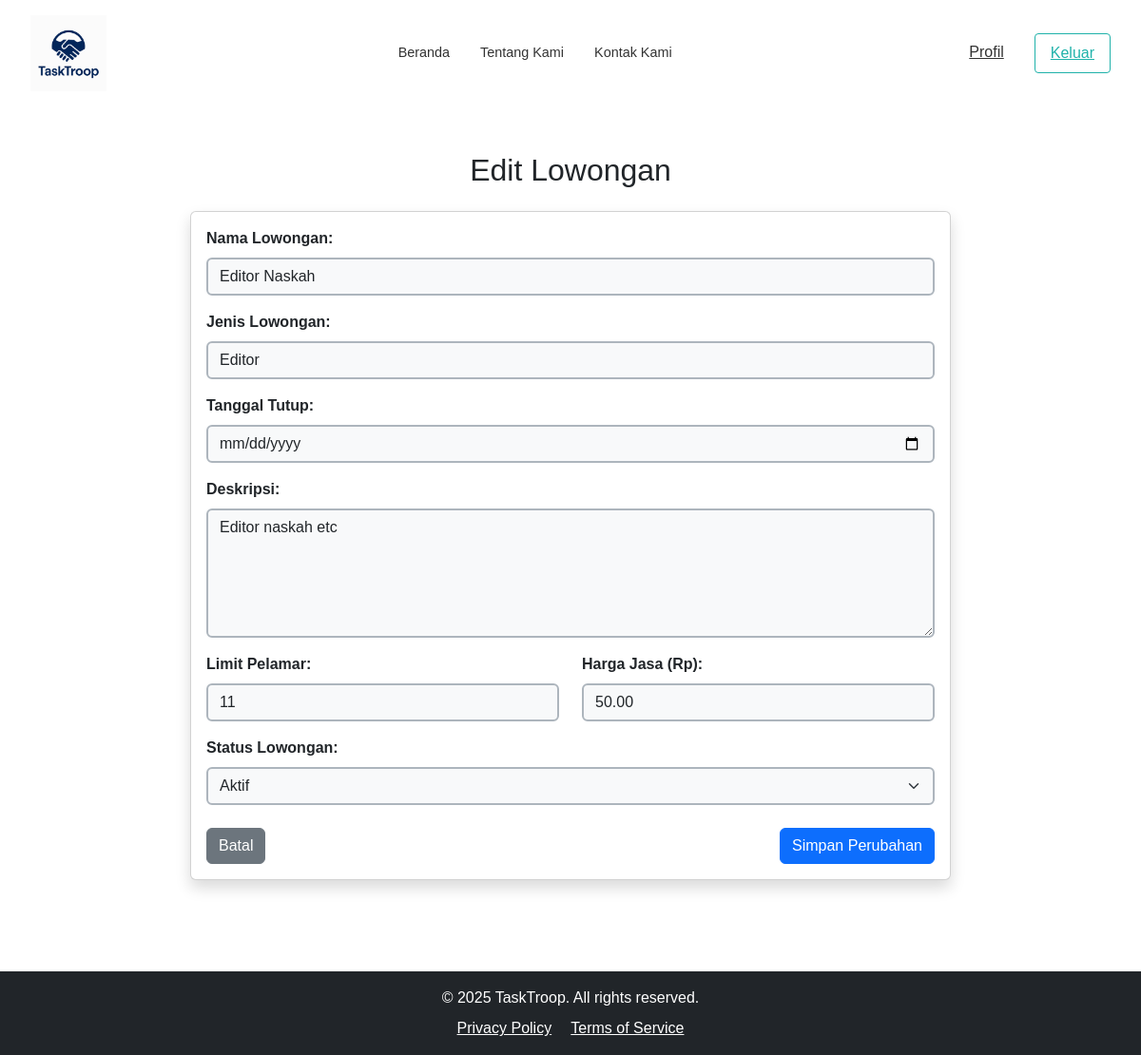
Page /edit_lowongan.php?id_lowongan=1 (signed in) on the committed database.
### tables this page shows
CREATE TABLE `lowongan` (
  `id_lowongan` bigint(20) UNSIGNED NOT NULL,
  `user_id` bigint(20) UNSIGNED NOT NULL,
  `jenis_lowongan` varchar(100) DEFAULT NULL,
  `nama_lowongan` varchar(255) DEFAULT NULL,
  `deskripsi` text DEFAULT NULL,
  `tanggal_unggah` datetime DEFAULT NULL,
  `tanggal_tutup` datetime DEFAULT NULL,
  `status_lowongan` varchar(50) DEFAULT NULL,
  `limit_pelamar` int(11) DEFAULT NULL,
  `jumlah_pelamar` int(11) DEFAULT 0,
  `harga_jasa` decimal(12,2) DEFAULT NULL,
  `created_at` timestamp NOT NULL DEFAULT current_timestamp(),
  `updated_at` timestamp NOT NULL DEFAULT current_timestamp() ON UPDATE current_timestamp()
);

### edit_lowongan.php (the view, shortened to what this page needs)
<?php
include 'connection_db.php';
$id_lowongan = $_GET['id_lowongan'];
$sql_check = "SELECT * FROM lowongan WHERE id_lowongan = ? AND user_id = ?";
$stmt_check = $conn->prepare($sql_check);
$stmt_check->bind_param("ii", $id_lowongan, $_SESSION['user_id']);
$stmt_check->execute();
$result_check = $stmt_check->get_result();
$lowongan = $result_check->fetch_assoc();
?>
<!DOCTYPE html>
<html lang="en">
<head>
    <link href="https://cdn.jsdelivr.net/npm/bootstrap@5.3.2/dist/css/bootstrap.min.css" rel="stylesheet">
</head>
<body>
  <nav class="navbar">
    <div class="nav-logo">
      <img src="asset/img/logo1.png" alt="Logo">
    </div>
    <div class="nav-links">
      <a href="index_poster.php">Beranda</a>
      <a href="about3.php">Tentang Kami</a>
      <a href="contact.php">Kontak Kami</a>
    </div>
    <div class="nav-buttons">
      <a href="profil_poster.php" class="profil">Profil</a>
      <a href="logout.php" class="keluar">Keluar</a>
    </div>
  </nav>
<div class="content container py-5">
    <div class="form-container">
        <h2 class="text-center mb-4">Edit Lowongan</h2>
        <div class="card shadow">
            <div class="card-body">
                <form action="edit_lowongan.php?id_lowongan=<?php echo $id_lowongan; ?>" method="POST">
                    <div class="mb-3">
                        <label for="nama_lowongan" class="form-label fw-bold">Nama Lowongan:</label>
                        <input type="text" class="form-control border-2 border-dark-subtle bg-body-tertiary"
                               name="nama_lowongan" id="nama_lowongan" required
                               value="<?php echo htmlspecialchars($lowongan['nama_lowongan']); ?>">
                    </div>
                    <div class="mb-3">
                        <label for="jenis_lowongan" class="form-label fw-bold">Jenis Lowongan:</label>
                        <input type="text" class="form-control border-2 border-dark-subtle bg-body-tertiary"
                               name="jenis_lowongan" id="jenis_lowongan" required
                               value="<?php echo htmlspecialchars($lowongan['jenis_lowongan']); ?>">
                    </div>
                    <div class="mb-3">
                        <label for="tanggal_tutup" class="form-label fw-bold">Tanggal Tutup:</label>
                        <input type="date" class="form-control border-2 border-dark-subtle bg-body-tertiary"
                               name="tanggal_tutup" id="tanggal_tutup" required
                               value="<?php echo $lowongan['tanggal_tutup']; ?>">
                    </div>
                    <div class="mb-3">
                        <label for="deskripsi" class="form-label fw-bold">Deskripsi:</label>
                        <textarea class="form-control border-2 border-dark-subtle bg-body-tertiary"
                                  name="deskripsi" id="deskripsi" rows="5" required><?php echo htmlspecialchars($lowongan['deskripsi']); ?></textarea>
                    </div>
                    <div class="row">
                        <div class="col-md-6 mb-3">
                            <label for="limit_pelamar" class="form-label fw-bold">Limit Pelamar:</label>
                            <input type="number" class="form-control border-2 border-dark-subtle bg-body-tertiary"
                                   name="limit_pelamar" id="limit_pelamar" required min="1"
                                   value="<?php echo $lowongan['limit_pelamar']; ?>">
                        </div>
                        <div class="col-md-6 mb-3">
                            <label for="harga_jasa" class="form-label fw-bold">Harga Jasa (Rp):</label>
                            <input type="number" class="form-control border-2 border-dark-subtle bg-body-tertiary"
                                   name="harga_jasa" id="harga_jasa" required min="0" step="0.01"
                                   value="<?php echo $lowongan['harga_jasa']; ?>">
                        </div>
                    </div>
                    <div class="mb-4">
                        <label for="status_lowongan" class="form-label fw-bold">Status Lowongan:</label>
                        <select class="form-select border-2 border-dark-subtle bg-body-tertiary"
                                name="status_lowongan" id="status_lowongan" required>
                            <option value="aktif" <?php echo ($lowongan['status_lowongan'] == 'aktif') ? 'selected' : ''; ?>>Aktif</option>
                        </select>
                    </div>
                    <div class="d-flex justify-content-between">
                        <a href="index_poster.php" class="btn btn-secondary">Batal</a>
                        <button type="submit" class="btn btn-primary">Simpan Perubahan</button>
                    </div>
                </form>
            </div>
        </div>
    </div>
</div>
<footer class="bg-dark text-white mt-5">
  <div class="container text-center py-3">
    <p class="mb-0">&copy; 2025 TaskTroop. All rights reserved.</p>
    <div class="mt-2">
      <a href="#" class="text-white me-3">Privacy Policy</a>
      <a href="#" class="text-white">Terms of Service</a>
    </div>
  </div>
</footer>
</body>
</html>

### edit_lowongan.php (style rules this page uses)
body { background-color: #FFFFFF; font-family: Arial, sans-serif; display: flex; flex-direction: column; min-height: 100vh; }
.content { flex: 1; }
.form-container { max-width: 800px; margin: 0 auto; }
.navbar { display: flex; justify-content: space-between; align-items: center; padding: 1rem 2rem; background-color: white; }
.nav-logo { display: flex; align-items: center; }
.nav-logo img { width: 80px; height: 80px; margin-right: 10px; }
.nav-links { display: flex; gap: 2rem; }
.nav-links a { text-decoration: none; color: #333; font-size: 0.9rem; }
.nav-buttons { display: flex; gap: 1rem; }
.profil { padding: 0.5rem 1rem; border: none; background: transparent; color: #333; cursor: pointer; }
.keluar { padding: 0.5rem 1rem; border: 1px solid #20b2aa; border-radius: 4px; background: transparent; color: #20b2aa; cursor: pointer; }

### rows in the picture
lowongan: nama_lowongan "Editor Naskah", jenis_lowongan "Editor", deskripsi "Editor naskah etc", limit_pelamar "11", harga_jasa "50.00", status_lowongan "Aktif"
